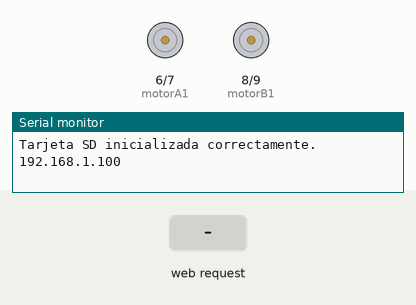
The sketch below on a simulated Arduino Uno, built with avr-gcc and run on an emulated ATmega328P. Parts: motor-driver pin pairs drawn as motors (green arrow = first pin HIGH = forward, orange = second pin HIGH = backward, longer = more drive), the last lines printed to the serial monitor. Inputs (shaded band) come from the test bench. WiFi joins after 1.5 s; servers stay silent unless stated; storage starts empty.

Above: at 1.2 s.
1.3 s: HTTP request GET /A received
At 1.8 s:
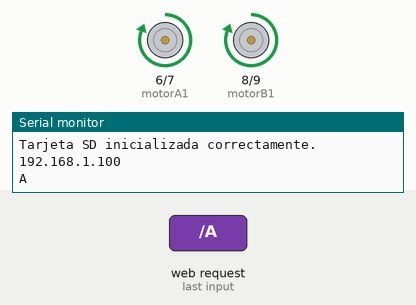
2.8 s: HTTP request GET /R received
At 4.0 s:
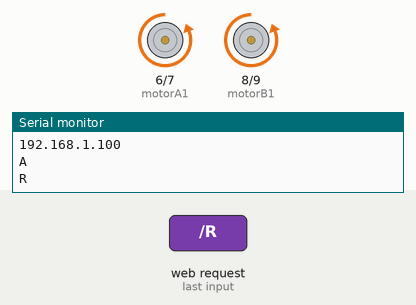
4.3 s: HTTP request GET /D received
At 5.3 s:
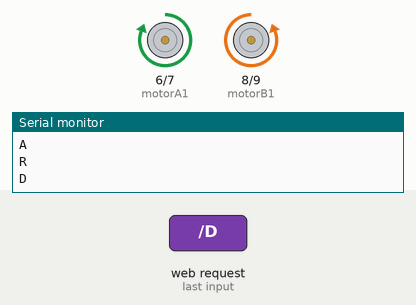
5.8 s: HTTP request GET /I received
At 6.5 s:
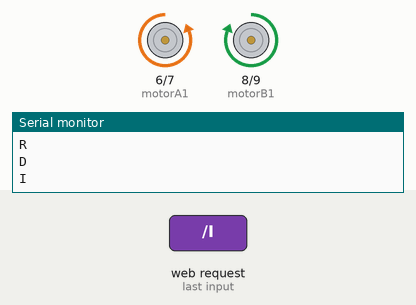
Timing chart, 0 to 8.3 s (numbered marks = the images above; inputs shaded):
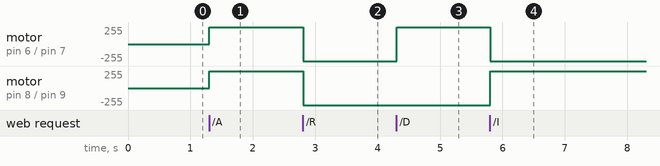

The sketch:

MotorCarro_WEB.ino
```cpp
#include <SPI.h>
#include <Ethernet.h>
#include <SD.h>

//Direccion par la pagina web
IPAddress ip(192, 168, 1, 100);
//IPAddress ip(192, 168, 0, 100); //ip pagina web
IPAddress DNS(8, 8, 8, 8);
IPAddress GATE(192, 168, 1, 1);
IPAddress SUB(255, 255, 255, 0);


byte mac[] = { 0xDE, 0xAD, 0xBE, 0xEF, 0xFE, 0xED };  // Dirección MAC
EthernetServer server(80);                            // Puerto del servidor web

File webFile;
int chipSelect = 4;  // Pin para la SD
bool sdInicializada = false;

int motorA1 = 6;  // Pin para motor A (dirección 1)
int motorA2 = 7;  // Pin para motor A (dirección 2)
int motorB1 = 8;  // Pin para motor B (dirección 1)
int motorB2 = 9;  // Pin para motor B (dirección 2)

void setup() {
  Serial.begin(9600);

  // Intentar inicializar la tarjeta SD
  sdInicializada = SD.begin(chipSelect);
  if (!sdInicializada) {
    Serial.println("Error al inicializar la tarjeta SD.");
  } else {
    Serial.println("Tarjeta SD inicializada correctamente.");
  }

  // Configurar pines para motores
  pinMode(motorA1, OUTPUT);
  pinMode(motorA2, OUTPUT);
  pinMode(motorB1, OUTPUT);
  pinMode(motorB2, OUTPUT);

  // Iniciar comunicación Ethernet con IP fija
  Ethernet.begin(mac, ip, DNS, GATE, SUB);
  //Ethernet.begin(mac, ip);
  Serial.println(Ethernet.localIP());
  server.begin();

  detenerMotores();
}

void loop() {
  // Verificar si la tarjeta SD está inicializada, intentar reiniciarla si no lo está
  if (!sdInicializada) {
    Serial.println("Reintentando inicializar la tarjeta SD...");
    sdInicializada = SD.begin(chipSelect);
    if (sdInicializada) {
      Serial.println("Tarjeta SD reiniciada correctamente.");
    } else {
      Serial.println("Error: No se pudo reiniciar la tarjeta SD.");
      //delay(1000);
    }
  }

  EthernetClient client = server.available();  // Esperar por un cliente

  if (client) {
    boolean currentLineIsBlank = true;
    String request = "";

    while (client.connected()) {
      if (client.available()) {
        char c = client.read();
        request += c;

        // Ejecutar comandos solo si se recibe un GET y la línea está en blanco
        if (c == '\n' && currentLineIsBlank) {
          if (request.indexOf("GET /A") != -1) {
            Serial.println("A");
            moverDerecha();
          } else if (request.indexOf("GET /R") != -1) {
            Serial.println("R");
            moverIzquierda();
          } else if (request.indexOf("GET /D") != -1) {
            Serial.println("D");
            moverDerechaIzquierda();
          } else if (request.indexOf("GET /I") != -1) {
            Serial.println("I");
            moverIzquierdaDerecha();
          } else if (request.indexOf("GET /N") != -1) {
            Serial.println("N");
            detenerMotores();
          }

          // Retardo después de ejecutar el comando
          delay(50);

          // Servir la página HTML si la SD está inicializada
          if (sdInicializada) {
            webFile = SD.open("carroP.txt");
            //Serial.println("Pagina web abierta");
            if (webFile) {
              client.println("HTTP/1.1 200 OK");
              client.println("Content-Type: text/html");
              client.println("Connection: close");
              //Serial.println("Pagina web comprobada");
              client.println();
              while (webFile.available()) {
                client.write(webFile.read());
              }
              webFile.close();
            }
          } else {
            client.println("HTTP/1.1 500 Internal Server Error");
            client.println("Content-Type: text/html");
            client.println("Connection: close");
            client.println();
            client.println("<h1>Error: No se pudo acceder a la tarjeta SD.</h1>");
          }
          break;
        }

        // Resetea la línea actual
        if (c == '\n') {
          currentLineIsBlank = true;
        } else if (c != '\r') {
          currentLineIsBlank = false;
        }
      }
    }

    delay(1);       // Breve retardo al cerrar la conexión
    client.stop();  // Cerrar la conexión
  }
}

void detenerMotores() {
  digitalWrite(motorA1, LOW);
  digitalWrite(motorA2, LOW);
  digitalWrite(motorB1, LOW);
  digitalWrite(motorB2, LOW);
}

void moverDerecha() {
  digitalWrite(motorA1, HIGH);
  digitalWrite(motorA2, LOW);
  digitalWrite(motorB1, HIGH);
  digitalWrite(motorB2, LOW);
}

void moverIzquierda() {
  digitalWrite(motorA1, LOW);
  digitalWrite(motorA2, HIGH);
  digitalWrite(motorB1, LOW);
  digitalWrite(motorB2, HIGH);
}

void moverDerechaIzquierda() {
  digitalWrite(motorA1, HIGH);
  digitalWrite(motorA2, LOW);
  digitalWrite(motorB1, LOW);
  digitalWrite(motorB2, HIGH);
}

void moverIzquierdaDerecha() {
  digitalWrite(motorA1, LOW);
  digitalWrite(motorA2, HIGH);
  digitalWrite(motorB1, HIGH);
  digitalWrite(motorB2, LOW);
}
```

Measured:
- after the input at 1.3 s, motor on pin 6 (motorA1) / pin 7 (motorA2), motor on pin 8 (motorB1) / pin 9 (motorB2): stopped → forward 255/255 at once
- after the input at 2.8 s, motor on pin 6 (motorA1) / pin 7 (motorA2), motor on pin 8 (motorB1) / pin 9 (motorB2): forward 255/255 → backward 255/255 at once
- after the input at 4.3 s, motor on pin 6 (motorA1) / pin 7 (motorA2): backward 255/255 → forward 255/255 at once
- after the input at 5.8 s, motor on pin 6 (motorA1) / pin 7 (motorA2): forward 255/255 → backward 255/255 at once; motor on pin 8 (motorB1) / pin 9 (motorB2): backward 255/255 → forward 255/255 at once
